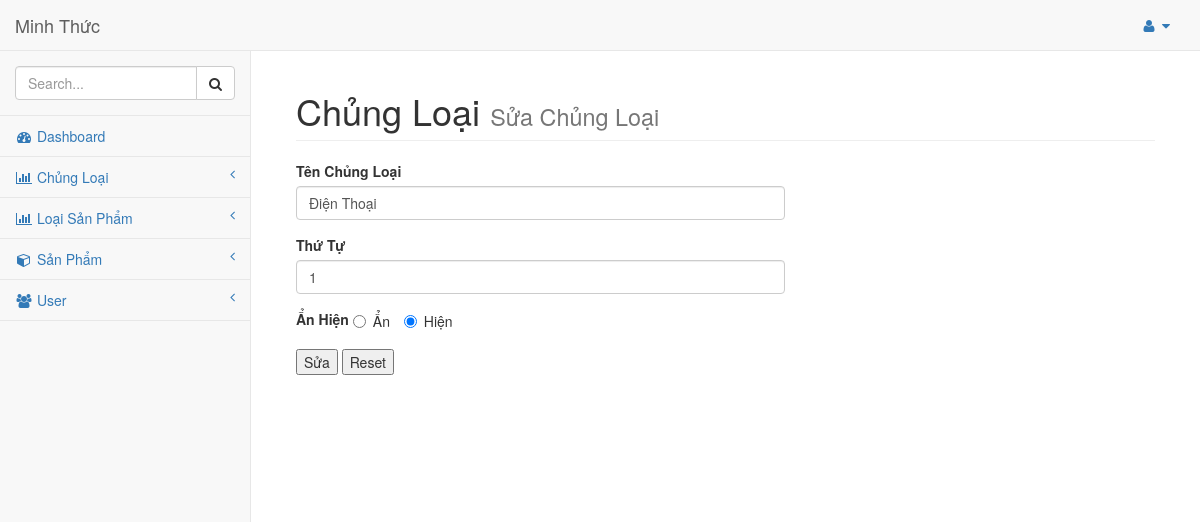
Page /admin/index.php?key=suachungloai&idCL=1 on the committed database.
### tables this page shows
CREATE TABLE `nncms_chungloai` (
  `idCL` int(255) NOT NULL,
  `TenCL` varchar(255) NOT NULL,
  `ThuTu` int(4) NOT NULL,
  `AnHien` tinyint(4) NOT NULL
);

### admin/noidung/chungloai/editchungloai.php (the view, shortened to what this page needs)
<?php
if(isset($_GET['idCL']))
{
    $kq=mysqli_query($con, "select idCL, TenCL, ThuTu, AnHien from nncms_chungloai where idCL={$_GET['idCL']} ");
    $d=mysqli_fetch_array($kq);
?>
    <div class="row">
        <div class="col-lg-12">
            <h1 class="page-header">Chủng Loại
                <small>Sửa Chủng Loại</small>
            </h1>
        </div>
        <div class="col-lg-7" style="padding-bottom:120px">
            <form id="formthemcl" id="formthemcl" action="process.php" method="POST">
                <div class="form-group">
                    <label>Tên Chủng Loại</label>
                    <input class="form-control" name="txttencl" required value="<?php echo $d['TenCL'] ;?>" />
                </div>
                <div class="form-group">
                    <label>Thứ Tự</label>
                    <input class="form-control" name="txtthutucl" min="1" value="<?php echo $d['ThuTu'] ;?>" />
                </div>
                <div class="form-group">
                    <label>Ẩn Hiện</label>
                    <label class="radio-inline">
                        <input name="txtanhien" value="0" <?php if( $d['AnHien'] == 0) echo 'checked=""';?> type="radio">Ẩn
                    </label>
                    <label class="radio-inline">
                        <input name="txtanhien" <?php if( $d['AnHien'] == 1) echo 'checked=""';?> value="1" type="radio">Hiện
                    </label>
                </div>
                <input type="submit" name="suacl" id="suacl" value="Sửa" />
                <input type="reset" name="reset" id="reset" value="Reset" />
        </div>
    </div>
    <?php } ?>

### rows in the picture
nncms_chungloai: txttencl "Điện Thoại", txtthutucl "1", AnHien "☐ Ẩn", AnHien "☑ Hiện"
